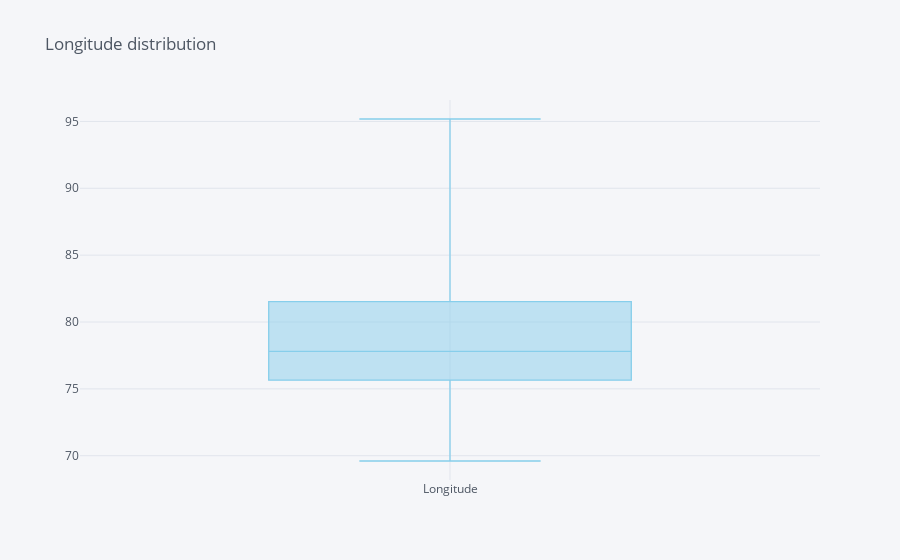

The notebook cell saved with this chart:
### Code cell
#Longitude distribution
df['Longitude'].iplot(kind='box',title='Longitude distribution',color='skyblue')

### Figure 1 — Plotly figure (JSON) as saved in the notebook; plotly's stock layout.template omitted (floating-point values rounded to 4 significant figures; data arrays with more than 128 entries replaced by an {"elided": "..."} marker saying what was removed)
{"data": [{"boxpoints": false, "line": {"width": 1.3}, "marker": {"color": "rgba(135, 206, 235, 1.0)"}, "name": "Longitude", "orientation": "v", "y": {"elided": "791 float values"}, "type": "box"}], "layout": {"legend": {"bgcolor": "#F5F6F9", "font": {"color": "#4D5663"}}, "paper_bgcolor": "#F5F6F9", "plot_bgcolor": "#F5F6F9", "title": {"font": {"color": "#4D5663"}, "text": "Longitude distribution"}, "xaxis": {"gridcolor": "#E1E5ED", "showgrid": true, "tickfont": {"color": "#4D5663"}, "title": {"font": {"color": "#4D5663"}, "text": ""}, "zerolinecolor": "#E1E5ED"}, "yaxis": {"gridcolor": "#E1E5ED", "showgrid": true, "tickfont": {"color": "#4D5663"}, "title": {"font": {"color": "#4D5663"}, "text": ""}, "zerolinecolor": "#E1E5ED"}}}
